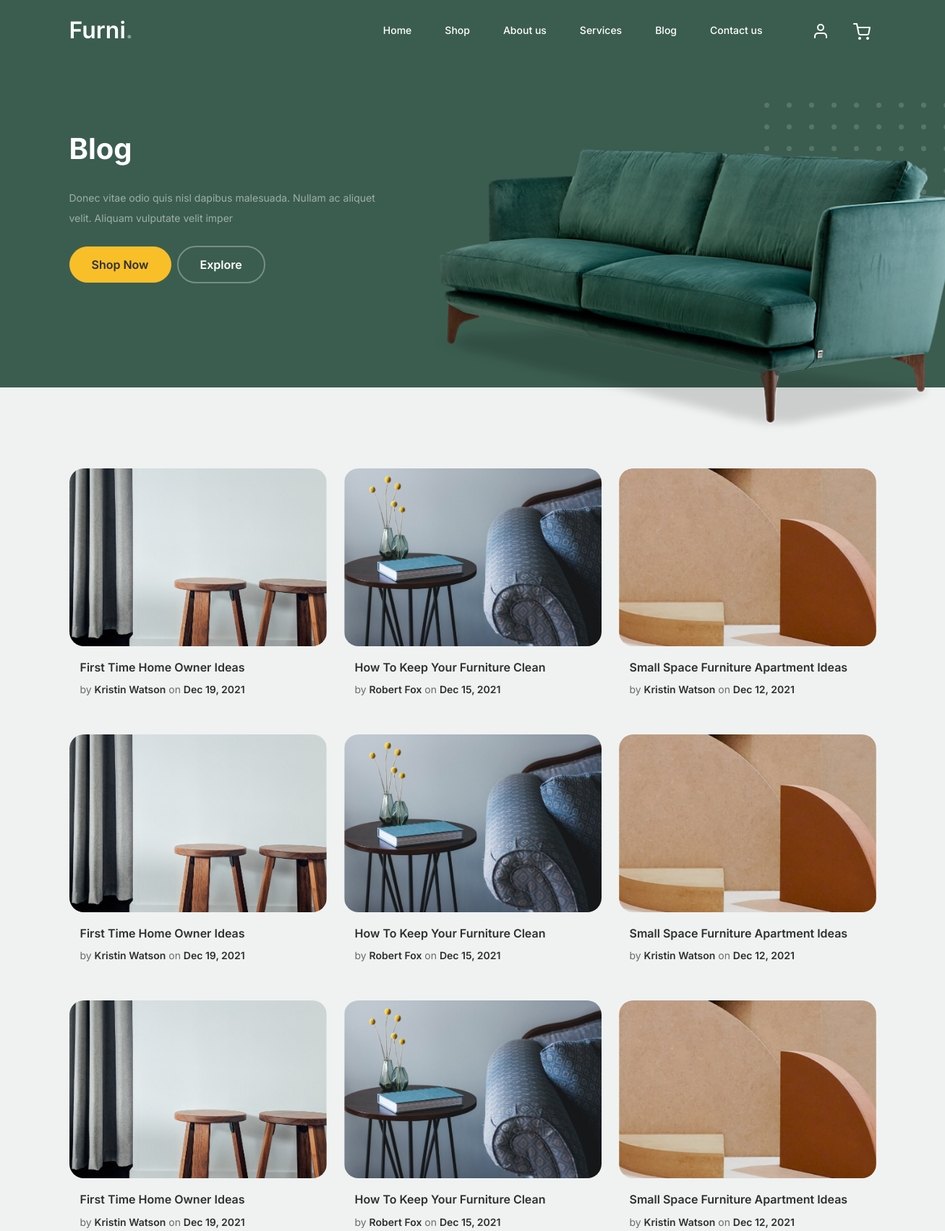
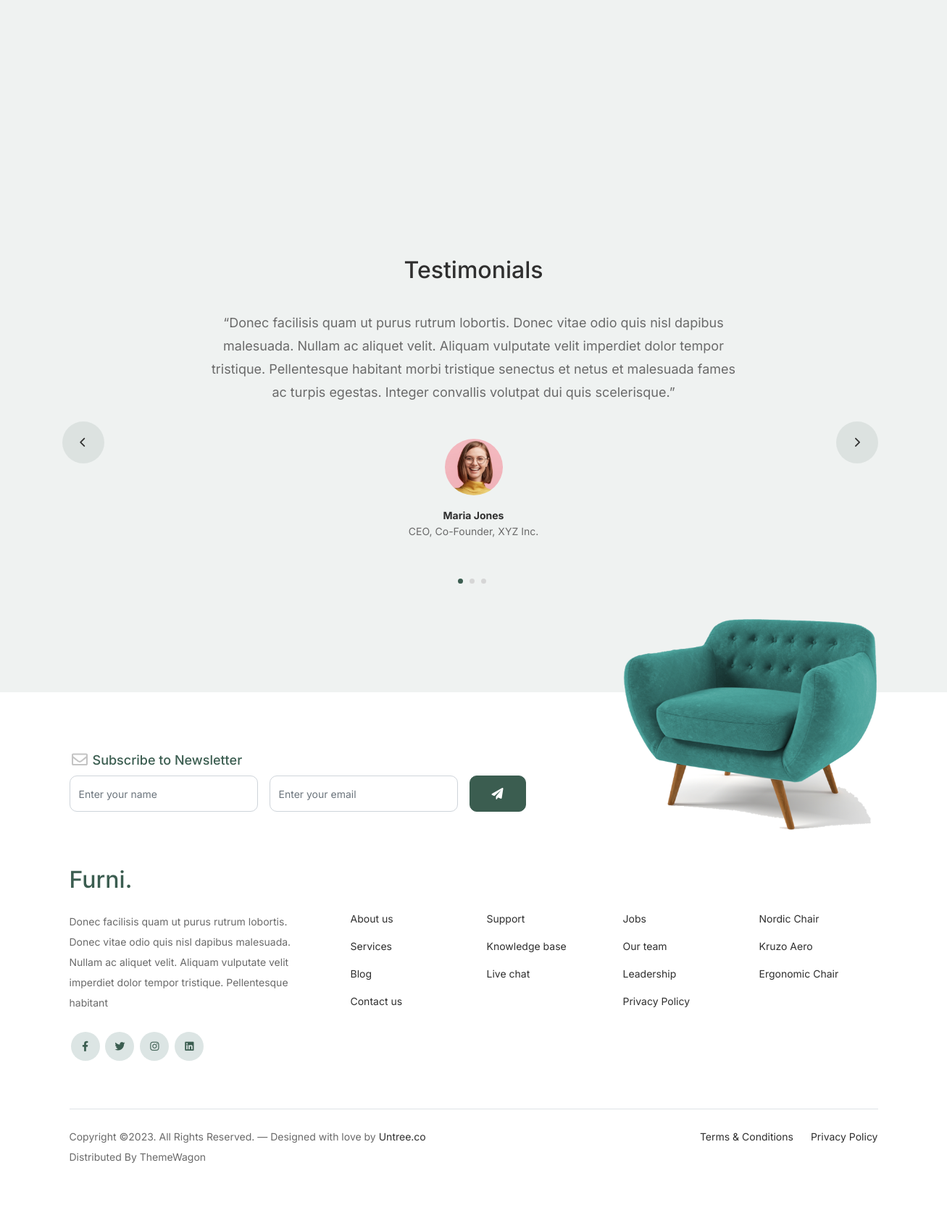
Screenshot of /blog/ with the database file from the repository (2 pictures, top to bottom).
### app/models.py (models this page shows, shortened)
class Blog(models.Model):
    blog_title = models.CharField(max_length=100, blank=False)

class Hero(models.Model):
    text1 = models.CharField(max_length=100, blank=False)
    text2 = models.CharField(max_length=100, blank=False)
    text3 = models.CharField(max_length=100, blank=False)
    text4 = models.CharField(max_length=100, blank=False)
    text5 = models.CharField(max_length=100, blank=False)
    hero_image = models.ImageField(upload_to='images', default='profile.png')

### app/views.py (the view)
# urls.py: path('blog/', views.blog, name='blog'),
def blog(request):
    hero = Hero.objects.first()  # Retrieve a Hero object
    blog = Blog.objects.first()
    blogdata = {
        'blogtitle': blog.blog_title,
        'blogdes': hero.text3,
        'btn1text': hero.text4,
        'btn2text': hero.text5,
        'couch': hero.hero_image.url,
        'nav': 'contact'
    }
    return render(request, 'blog.html', {'blog': blogdata})

### app/templates/blog.html (shortened to what this page needs)
{% extends 'layout.html' %}
{% load static %}
			{% block body %}
			<div class="hero">
				<div class="container">
					<div class="row justify-content-between">
						<div class="col-lg-5">
							<div class="intro-excerpt">
								<h1>{{ blog.blogtitle }}</h1>
								<p class="mb-4">{{ blog.blogdes }}</p>
								<p><a href="{% url 'app:shop' %}" class="btn btn-secondary me-2">{{ blog.btn1text }}</a><a href="{% url 'app:index' %}" class="btn btn-white-outline">{{ blog.btn2text }}</a></p>
							</div>
						</div>
						<div class="col-lg-7">
							<div class="hero-img-wrap">
								<img src="{{ blog.couch }}" alt="Hero Image">
							</div>
						</div>
					</div>
				</div>
			</div>
		<div class="blog-section">
			<div class="container">
				<div class="row">
					<div class="col-12 col-sm-6 col-md-4 mb-5">
						<div class="post-entry">
							<a href="#" class="post-thumbnail"><img src="{% static 'images/post-1.jpg' %}" alt="Image" class="img-fluid"></a>
							<div class="post-content-entry">
								<h3><a href="#">First Time Home Owner Ideas</a></h3>
								<div class="meta">
									<span>by <a href="#">Kristin Watson</a></span> <span>on <a href="#">Dec 19, 2021</a></span>
								</div>
							</div>
						</div>
					</div>
					<div class="col-12 col-sm-6 col-md-4 mb-5">
						<div class="post-entry">
							<a href="#" class="post-thumbnail"><img src="{% static 'images/post-2.jpg' %}" alt="Image" class="img-fluid"></a>
							<div class="post-content-entry">
								<h3><a href="#">How To Keep Your Furniture Clean</a></h3>
								<div class="meta">
									<span>by <a href="#">Robert Fox</a></span> <span>on <a href="#">Dec 15, 2021</a></span>
								</div>
							</div>
						</div>
					</div>
					<div class="col-12 col-sm-6 col-md-4 mb-5">
						<div class="post-entry">
							<a href="#" class="post-thumbnail"><img src="{% static 'images/post-3.jpg'%}" alt="Image" class="img-fluid"></a>
							<div class="post-content-entry">
								<h3><a href="#">Small Space Furniture Apartment Ideas</a></h3>
								<div class="meta">
									<span>by <a href="#">Kristin Watson</a></span> <span>on <a href="#">Dec 12, 2021</a></span>
								</div>
							</div>
						</div>
					</div>
					<div class="col-12 col-sm-6 col-md-4 mb-5">
						<div class="post-entry">
							<a href="#" class="post-thumbnail"><img src="{% static 'images/post-1.jpg' %}" alt="Image" class="img-fluid"></a>
							<div class="post-content-entry">
								<h3><a href="#">First Time Home Owner Ideas</a></h3>
								<div class="meta">
									<span>by <a href="#">Kristin Watson</a></span> <span>on <a href="#">Dec 19, 2021</a></span>
								</div>
							</div>
						</div>
					</div>
					<div class="col-12 col-sm-6 col-md-4 mb-5">
						<div class="post-entry">
							<a href="#" class="post-thumbnail"><img src="{% static 'images/post-2.jpg' %}" alt="Image" class="img-fluid"></a>
							<div class="post-content-entry">
								<h3><a href="#">How To Keep Your Furniture Clean</a></h3>
								<div class="meta">
									<span>by <a href="#">Robert Fox</a></span> <span>on <a href="#">Dec 15, 2021</a></span>
								</div>
							</div>
						</div>
					</div>
					<div class="col-12 col-sm-6 col-md-4 mb-5">
						<div class="post-entry">
							<a href="#" class="post-thumbnail"><img src="{% static 'images/post-3.jpg' %}" alt="Image" class="img-fluid"></a>
							<div class="post-content-entry">
								<h3><a href="#">Small Space Furniture Apartment Ideas</a></h3>
								<div class="meta">
									<span>by <a href="#">Kristin Watson</a></span> <span>on <a href="#">Dec 12, 2021</a></span>
								</div>
							</div>
						</div>
					</div>
					<div class="col-12 col-sm-6 col-md-4 mb-5">
						<div class="post-entry">
							<a href="#" class="post-thumbnail"><img src="{% static 'images/post-1.jpg' %}" alt="Image" class="img-fluid"></a>
							<div class="post-content-entry">
								<h3><a href="#">First Time Home Owner Ideas</a></h3>
								<div class="meta">
									<span>by <a href="#">Kristin Watson</a></span> <span>on <a href="#">Dec 19, 2021</a></span>
								</div>
							</div>
						</div>
					</div>
					<div class="col-12 col-sm-6 col-md-4 mb-5">
						<div class="post-entry">
							<a href="#" class="post-thumbnail"><img src="{% static 'images/post-2.jpg' %}" alt="Image" class="img-fluid"></a>
							<div class="post-content-entry">
								<h3><a href="#">How To Keep Your Furniture Clean</a></h3>
								<div class="meta">
									<span>by <a href="#">Robert Fox</a></span> <span>on <a href="#">Dec 15, 2021</a></span>
								</div>
							</div>
						</div>
					</div>
					<div class="col-12 col-sm-6 col-md-4 mb-5">
						<div class="post-entry">
							<a href="#" class="post-thumbnail"><img src="{% static 'images/post-3.jpg' %}" alt="Image" class="img-fluid"></a>
							<div class="post-content-entry">
								<h3><a href="#">Small Space Furniture Apartment Ideas</a></h3>
								<div class="meta">
									<span>by <a href="#">Kristin Watson</a></span> <span>on <a href="#">Dec 12, 2021</a></span>
								</div>
							</div>
						</div>
					</div>
				</div>
			</div>
		</div>
		<div class="testimonial-section before-footer-section">
			<div class="container">
				<div class="row">
					<div class="col-lg-7 mx-auto text-center">
						<h2 class="section-title">Testimonials</h2>
					</div>
				</div>
				<div class="row justify-content-center">
					<div class="col-lg-12">
						<div class="testimonial-slider-wrap text-center">
							<div id="testimonial-nav">
								<span class="prev" data-controls="prev"><span class="fa fa-chevron-left"></span></span>
								<span class="next" data-controls="next"><span class="fa fa-chevron-right"></span></span>
							</div>
							<div class="testimonial-slider">
								<div class="item">
									<div class="row justify-content-center">
										<div class="col-lg-8 mx-auto">
											<div class="testimonial-block text-center">
												<blockquote class="mb-5">
													<p>&ldquo;Donec facilisis quam ut purus rutrum lobortis. Donec vitae odio quis nisl dapibus malesuada. Nullam ac aliquet velit. Aliquam vulputate velit imperdiet dolor tempor tristique. Pellentesque habitant morbi tristique senectus et netus et malesuada fames ac turpis egestas. Integer convallis volutpat dui quis scelerisque.&rdquo;</p>
												</blockquote>
												<div class="author-info">
													<div class="author-pic">
														<img src="{% static 'images/person-1.png' %}" alt="Maria Jones" class="img-fluid">
													</div>
													<h3 class="font-weight-bold">Maria Jones</h3>
													<span class="position d-block mb-3">CEO, Co-Founder, XYZ Inc.</span>
												</div>
											</div>
										</div>
									</div>
								</div>
								<div class="item">
									<div class="row justify-content-center">
									</div>
								</div>
								<div class="item">
									<div class="row justify-content-center">
									</div>
								</div>
							</div>
						</div>
					</div>
				</div>
			</div>
		</div>
		{% endblock %}

### app/static/css/tiny-slider.css (style rules this page uses)
.tns-slider { -webkit-transition:all 0s;-moz-transition:all 0s;transition:all 0s }
.tns-slider>.tns-item { -webkit-box-sizing:border-box;-moz-box-sizing:border-box;box-sizing:border-box }
.tns-horizontal.tns-subpixel { white-space:nowrap }
.tns-horizontal.tns-subpixel>.tns-item { display:inline-block;vertical-align:top;white-space:normal }

### app/static/css/style.css (style rules this page uses)
body { overflow-x: hidden; position: relative; }
body { font-family: "Inter", sans-serif; font-weight: 400; line-height: 28px; color: #6a6a6a; font-size: 14px; background-color: #eff2f1; }
a { text-decoration: none; -webkit-transition: .3s all ease; -o-transition: .3s all ease; transition: .3s all ease; color: #2f2f2f; text-decoration: underline; }
.hero { background: #3b5d50; padding: calc(4rem - 30px) 0 0rem 0; }
@media (min-width: 768px) { .hero { padding: calc(4rem - 30px) 0 4rem 0; } }
@media (min-width: 992px) { .hero { padding: calc(8rem - 30px) 0 8rem 0; } }
.hero .intro-excerpt { position: relative; z-index: 4; }
@media (min-width: 992px) { .hero .intro-excerpt { max-width: 450px; } }
.hero h1 { font-weight: 700; color: #ffffff; margin-bottom: 30px; }
.hero p { color: rgba(255, 255, 255, 0.5); margin-botom: 30px; }
.hero .hero-img-wrap { position: relative; }
.hero .hero-img-wrap img { position: relative; top: 0px; right: 0px; z-index: 2; max-width: 780px; left: -20px; }
@media (min-width: 768px) { .hero .hero-img-wrap img { right: 0px; left: -100px; } }
@media (min-width: 992px) { .hero .hero-img-wrap img { left: 0px; top: -80px; position: absolute; right: -50px; } }
@media (min-width: 1200px) { .hero .hero-img-wrap img { left: 0px; top: -80px; right: -100px; } }
.hero .hero-img-wrap:after { content: ""; position: absolute; width: 255px; height: 217px; background-image: url("../images/dots-light.svg"); background-size: contain; background-repeat: no-repeat; right: -100px; top: -0px; }
@media (min-width: 1200px) { .hero .hero-img-wrap:after { top: -40px; } }
.btn { font-weight: 600; padding: 12px 30px; border-radius: 30px; color: #ffffff; background: #2f2f2f; border-color: #2f2f2f; }
.btn.btn-secondary { color: #2f2f2f; background: #f9bf29; border-color: #f9bf29; }
.btn.btn-white-outline { background: transparent; border-width: 2px; border-color: rgba(255, 255, 255, 0.3); }
.section-title { color: #2f2f2f; }
.testimonial-section { padding: 3rem 0 7rem 0; }
.testimonial-slider-wrap { position: relative; }
.testimonial-slider-wrap .item .testimonial-block blockquote { font-size: 16px; }
@media (min-width: 768px) { .testimonial-slider-wrap .item .testimonial-block blockquote { line-height: 32px; font-size: 18px; } }
.testimonial-slider-wrap .item .testimonial-block .author-info .author-pic { margin-bottom: 20px; }
.testimonial-slider-wrap .item .testimonial-block .author-info .author-pic img { max-width: 80px; border-radius: 50%; }
.testimonial-slider-wrap .item .testimonial-block .author-info h3 { font-size: 14px; font-weight: 700; color: #2f2f2f; margin-bottom: 0; }
.testimonial-slider-wrap #testimonial-nav { position: absolute; top: 50%; z-index: 99; width: 100%; display: none; }
@media (min-width: 768px) { .testimonial-slider-wrap #testimonial-nav { display: block; } }
.testimonial-slider-wrap #testimonial-nav > span { cursor: pointer; position: absolute; width: 58px; height: 58px; line-height: 58px; border-radius: 50%; background: rgba(59, 93, 80, 0.1); color: #2f2f2f; -webkit-transition: .3s all ease; -o-transition: .3s all ease; transition: .3s all ease; }
.testimonial-slider-wrap #testimonial-nav .prev { left: -10px; }
.testimonial-slider-wrap #testimonial-nav .next { right: 0; }
.before-footer-section { padding: 7rem 0 12rem 0 !important; }
.blog-section { padding: 7rem 0 12rem 0; }
.blog-section .post-entry a { text-decoration: none; }
.blog-section .post-entry .post-thumbnail { display: block; margin-bottom: 20px; }
.blog-section .post-entry .post-thumbnail img { border-radius: 20px; -webkit-transition: .3s all ease; -o-transition: .3s all ease; transition: .3s all ease; }
.blog-section .post-entry .post-content-entry { padding-left: 15px; padding-right: 15px; }
.blog-section .post-entry .post-content-entry h3 { font-size: 16px; margin-bottom: 0; font-weight: 600; margin-bottom: 7px; }
.blog-section .post-entry .post-content-entry .meta { font-size: 14px; }
.blog-section .post-entry .post-content-entry .meta a { font-weight: 600; }

### rows the page displays
Blog: blogtitle "Blog"
Hero: blogdes "Donec vitae odio quis nisl dapibus malesuada. Nullam ac aliquet velit. Aliquam vulputate velit imper", btn1text "Shop Now", btn2text "Explore"
